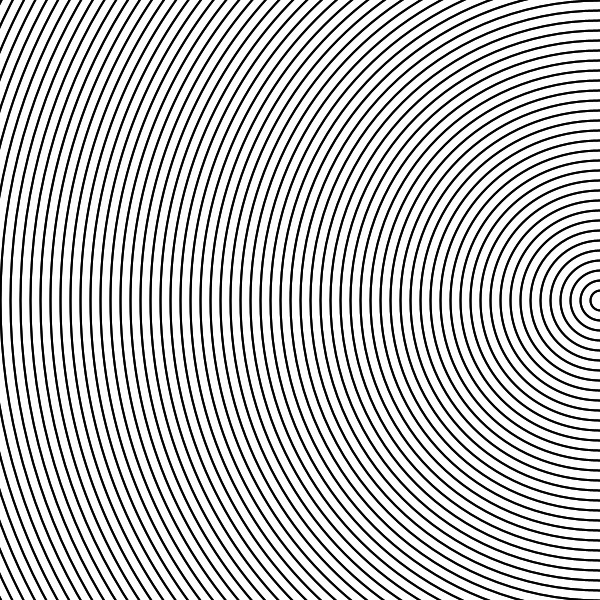
Frame 1 (no input)
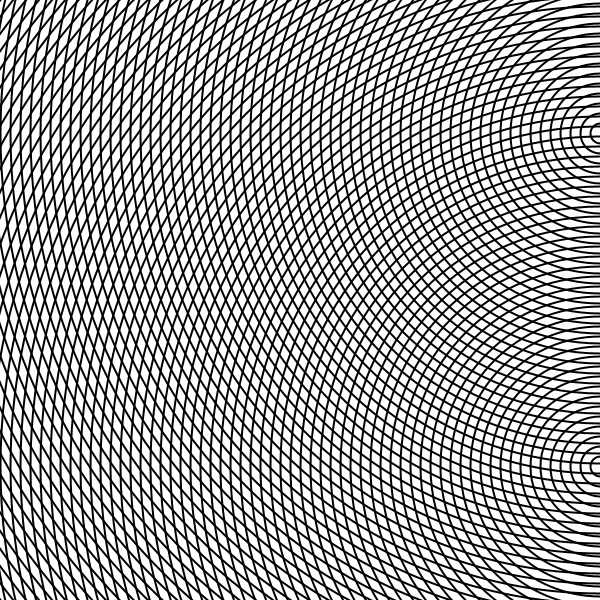
Frame 60 (the mouse pressed at the canvas centre just before this capture)
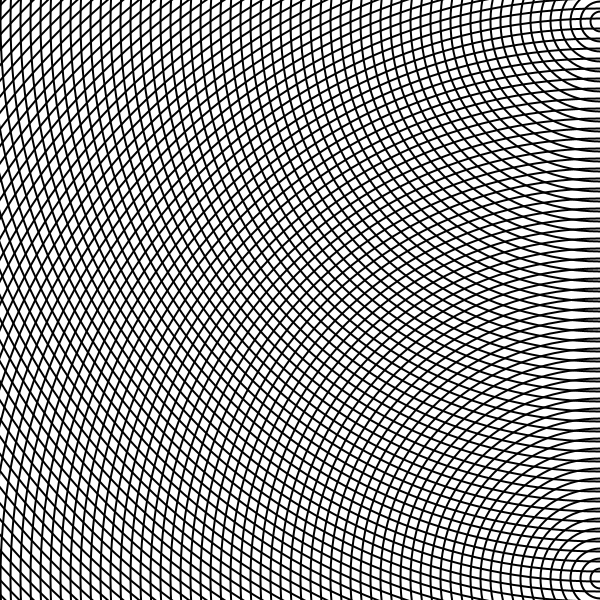
Frame 120 (the mouse held since frame 60 and released just before this capture)

The Processing sketch that drew these frames (run headless with seeded random() and noise(); from frame 60 on, the mouse is pressed at the canvas centre):

// Processing sketch: space_time
// ── space_time.pde
int r = 20 ;
float a =0 ;

void setup() {
  size(600, 600);
  surface.setResizable(true);
}

void draw() {
  background(255);
  strokeWeight(r/10);
  translate(width , height/2);
  float y = height/2*sin(a);
  CCircles(0, y, r*5);
  CCircles(0, -y, r*5);
  a+=0.01;
}

void CCircles(float x_, float y_, int n_ ) {
  for (int i = 1; i < n_; i++) {
    noFill();
    pushMatrix();
    translate(x_, y_);
    ellipse(0, 0, r*i, r*i);
    popMatrix();
  }
}
